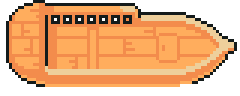
#> input picture assets/tilesets_biome/Boat.png, 80 x 32 px, given in place of ch5.png, which was not available (shown 3 times larger); the run also reads 1 picture not shown here
$ python gen_ch5.py
#> lines starting #> are read from the running program, lines starting #| are printed output that depends on the picture; after the words box and inside, x2 and y2 are one past the last pixel; in counts of white or black regions, pixels touching at a corner belong together
### tools/organic.py
"""Helper bentuk wilayah ORGANIK (tidak persegi) untuk semua generator scene.

Ide: wilayah yang bisa dijalani = area di sekitar "kerangka" (jalan, pad bonfire/checkpoint, arena boss)
yang tepinya dibuat berkelok oleh noise halus, mirip jalur berliku di peta_dunia.png.
Di luar area itu diisi penghalang sesuai biome (air, tebing, dsb.) oleh masing-masing generator.

Dipakai oleh gen_village.py, gen_region.py, gen_ch2.py ... gen_ch5.py.
"""
import numpy as np
from PIL import Image

TILE = 16


def grid(map_w, map_h):
    """Koordinat pusat tiap tile (px): gx, gy berukuran (map_w, map_h)."""
    gx = (np.arange(map_w) * TILE + 8)[:, None] * np.ones((1, map_h))
    gy = (np.arange(map_h) * TILE + 8)[None, :] * np.ones((map_w, 1))
    return gx, gy


def smooth_noise(gx, gy, seed, scales=(420.0, 170.0, 70.0), amps=(1.0, 0.55, 0.3)):
    """Noise halus ~[-1, 1] dari jumlah gelombang sinus berfase acak (tanpa library tambahan)."""
    rng = np.random.RandomState(seed)
    out = np.zeros(gx.shape)
    for sc, amp in zip(scales, amps):
        for _ in range(3):
            ang = rng.uniform(0, 2 * np.pi)
            ph = rng.uniform(0, 2 * np.pi)
            out += amp * np.sin((gx * np.cos(ang) + gy * np.sin(ang)) / sc * 2 * np.pi + ph)
    return out / (sum(amps) * 1.6)


def polyline_samples(points, step=20.0):
    """Titik-titik rapat sepanjang polyline [(x, y), ...] -> array (N, 2)."""
    out = []
    for (x0, y0), (x1, y1) in zip(points[:-1], points[1:]):
        n = max(1, int(np.hypot(x1 - x0, y1 - y0) / step))
        for k in range(n):
            t = k / n
            out.append((x0 + (x1 - x0) * t, y0 + (y1 - y0) * t))
    out.append(tuple(points[-1]))
    return np.array(out, float)


def organic_mask(gx, gy, skeleton, r_base, r_amp, seed):
    """Mask bool (True = bisa dijalani).

    skeleton: list (x, y, r_ekstra); jarak ke tiap titik dikurangi r_ekstra (pad/arena lebih lebar).
    r_base  : lebar dasar dari kerangka (px); r_amp: simpangan noise (px).
    """
    sk = np.array(skeleton, float)
    best = np.full(gx.shape, 1e9)
    for i in range(0, len(sk), 64):
        chunk = sk[i:i + 64]
        d = np.hypot(gx[..., None] - chunk[:, 0], gy[..., None] - chunk[:, 1]) - chunk[:, 2]
        best = np.minimum(best, d.min(axis=-1))
    mask = best <= r_base + r_amp * smooth_noise(gx, gy, seed)
    return remove_specks(mask)


def remove_specks(mask, min_cells=40):
    """Buang pulau kecil (< min_cells tile) supaya tepi tidak berbintik."""
    seen = np.zeros(mask.shape, bool)
    out = mask.copy()
    w, h = mask.shape
    for sx in range(w):
        for sy in range(h):
            if not mask[sx, sy] or seen[sx, sy]:
                continue
            stack, comp = [(sx, sy)], []
            seen[sx, sy] = True
            while stack:
                x, y = stack.pop()
                comp.append((x, y))
                for nx, ny in ((x + 1, y), (x - 1, y), (x, y + 1), (x, y - 1)):
                    if 0 <= nx < w and 0 <= ny < h and mask[nx, ny] and not seen[nx, ny]:
                        seen[nx, ny] = True
                        stack.append((nx, ny))
            if len(comp) < min_cells:
                for x, y in comp:
                    out[x, y] = False
    return out


def erode(mask, n=1):
    """Kikis tepi mask sebanyak n tile (4 arah)."""
    m = mask.copy()
    for _ in range(n):
        p = np.pad(m, 1, constant_values=False)
        m = m & p[:-2, 1:-1] & p[2:, 1:-1] & p[1:-1, :-2] & p[1:-1, 2:]
    return m


def dilate(mask, n=1):
    m = mask.copy()
    for _ in range(n):
        p = np.pad(m, 1, constant_values=False)
        m = m | p[:-2, 1:-1] | p[2:, 1:-1] | p[1:-1, :-2] | p[1:-1, 2:]
    return m


def walkable_at(mask, x, y):
    """True bila titik px (x, y) berada di tile yang bisa dijalani."""
    tx, ty = int(x // TILE), int(y // TILE)
    if 0 <= tx < mask.shape[0] and 0 <= ty < mask.shape[1]:
        return bool(mask[tx, ty])
    return False


def save_preview(path, mask, points=(), scale=2):
    """Gambar pratinjau (hijau = jalan, biru = penghalang, titik merah = objek) untuk dicek mata."""
    w, h = mask.shape
    im = np.zeros((h, w, 3), np.uint8)
    im[...] = (40, 80, 150)
    im[mask.T] = (90, 170, 80)
    for x, y in points:
        tx, ty = int(x // TILE), int(y // TILE)
        if 0 <= tx < w and 0 <= ty < h:
            im[ty, tx] = (230, 40, 40) if mask[tx, ty] else (255, 255, 0)
    Image.fromarray(im).resize((w * scale, h * scale), Image.NEAREST).save(path)


def region_mask(name, map_w, map_h, seed=1, wobble=0.12):
    """Siluet wilayah dari Peta Dunia (tools/region_masks/<name>.png, dibuat extract_regions.py),
    diregangkan ke ukuran scene (map_w x map_h tile). True = daratan wilayah."""
    import os
    path = os.path.join(os.path.dirname(os.path.abspath(__file__)), "region_masks", name + ".png")
    m = np.array(Image.open(path).convert("L")) > 127
    m = ~remove_specks(~m, 60)                           # tutup lubang kecil (bekas label/penanda)
    im = Image.fromarray((m * 255).astype(np.uint8)).resize((map_w, map_h), Image.BICUBIC)
    val = np.array(im).T.astype(float) / 255.0           # (map_w, map_h)
    gx, gy = grid(map_w, map_h)
    val = val + wobble * smooth_noise(gx, gy, seed, scales=(300.0, 120.0, 55.0))
    return remove_specks(val > 0.5)

### tools/gen_village.py
"""Generator Tahap 3: sprite rumah gabungan, TileSet (.tres), dan scene Village.tscn.

Jalankan dari folder proyek:  python tools/gen_village.py
Membuat (menimpa) file berikut:
  assets/props/buildings/house_brown.png, house_green.png   (gabungan dari Walls/Roofs/Props, file BARU)
  assets/props/papan_peta.png                                (papan Peta Dunia buatan sendiri)
  assets/tilesets/world_tileset.tres
  scenes/world/Village.tscn
File aset asli tidak diubah. Setelah scene dibuat, rapikan manual di editor Godot.
"""
import os
import random
import struct
import sys
from collections import deque

import numpy as np
from PIL import Image

ROOT = os.path.dirname(os.path.dirname(os.path.abspath(__file__)))
A = os.path.join(ROOT, "assets")
TILE = 16
MAP_W, MAP_H = 50, 40  # dalam tile -> 800 x 640 px (desa awal kecil di tepi pantai)


def img(rel):
    return Image.open(os.path.join(A, rel)).convert("RGBA")


def components(im, grow=1, min_n=20):
    """Kotak pembatas komponen piksel yang terhubung (alpha > 0)."""
    a = np.array(im)[:, :, 3] > 0
    h, w = a.shape
    seen = np.zeros_like(a)
    out = []
    for y in range(h):
        for x in range(w):
            if a[y, x] and not seen[y, x]:
                q = deque([(y, x)])
                seen[y, x] = 1
                x0 = x1 = x
                y0 = y1 = y
                n = 0
                while q:
                    cy, cx = q.popleft()
                    n += 1
                    x0, x1, y0, y1 = min(x0, cx), max(x1, cx), min(y0, cy), max(y1, cy)
                    for dy in range(-grow, grow + 1):
                        for dx in range(-grow, grow + 1):
                            ny, nx = cy + dy, cx + dx
                            if 0 <= ny < h and 0 <= nx < w and a[ny, nx] and not seen[ny, nx]:
                                seen[ny, nx] = 1
                                q.append((ny, nx))
                if n > min_n:
                    out.append((x0, y0, x1 + 1, y1 + 1))
    return out


# ------------------------------------------------------------------ 1. Sprite rumah

# [82 lines left out: functions make_house, make_board, opaque_tiles, blue_tiles, not called in this run]


SOURCES = [  # (id, file, solid/collision)
    (0, "tilesets/Floors_Tiles.png", False),
    (1, "tilesets/Water_tiles.png", True),
    (2, "tilesets/Wall_Tiles.png", True),
    (3, "tilesets/Wall_Variations.png", True),
]
SQUARE = "PackedVector2Array(-8, -8, 8, -8, 8, 8, -8, 8)"


# [26 lines left out: function make_tileset, not called in this run]


def encode_cells(cells):
    """Format tile_map_data TileMapLayer: header 2 byte + 12 byte/sel (x,y,source,ax,ay,alt)."""
    data = bytearray(struct.pack("<H", 0))
    for x, y, src, ax, ay in cells:
        data += struct.pack("<hhHHHH", x, y, src, ax, ay, 0)
    return "PackedByteArray(" + ", ".join(str(b) for b in data) + ")"


# ------------------------------------------------------------------ 3. Scene builder

class Scene:
    def __init__(self):
        self.ext = {}   # path -> id
        self.sub = []   # (id, teks)
        self.nodes = []
        self._n = 0

    def ext_res(self, res_type, path):
        if path not in self.ext:
            self.ext[path] = (f"ext_{len(self.ext)}", res_type)
        return self.ext[path][0]

    def add_sub(self, kind, body):
        self._n += 1
        sid = f"sub_{self._n}"
        self.sub.append(f"[sub_resource type=\"{kind}\" id=\"{sid}\"]\n{body}\n")
        return sid

    def rect_shape(self, w, h):
        return self.add_sub("RectangleShape2D", f"size = Vector2({w}, {h})")

    def circle_shape(self, r):
        return self.add_sub("CircleShape2D", f"radius = {r}")

    def node(self, name, kind, parent=None, **props):
        head = f"[node name=\"{name}\" type=\"{kind}\""
        if parent is not None:
            head += f" parent=\"{parent}\""
        if "instance" in props:
            head = f"[node name=\"{name}\" parent=\"{parent}\" instance=ExtResource(\"{props.pop('instance')}\")"
        out = [head + "]"]
        for k, v in props.items():
            out.append(f"{k} = {v}")
        self.nodes.append("\n".join(out) + "\n")

    def render(self):
        steps = 1 + len(self.ext) + len(self.sub)
        head = [f"[gd_scene load_steps={steps} format=3]\n"]
        for path, (eid, typ) in self.ext.items():
            head.append(f"[ext_resource type=\"{typ}\" path=\"{path}\" id=\"{eid}\"]")
        head.append("")
        return "\n".join(head) + "\n" + "\n".join(self.sub) + "\n" + "\n".join(self.nodes)


def v2(x, y):
    return f"Vector2({x}, {y})"


# [144 lines left out: function build_village, not called in this run]


# [4 lines that do not run on import are left out]

### tools/gen_ch5.py
"""Generator Tahap 10: scene Ch5_PohonDunia.tscn (hutan ajaib ungu/merah muda, pohon raksasa di tengah).

Jalankan dari folder proyek:  python tools/gen_magic_tileset.py && python tools/gen_ch5.py
Berbeda dari Ch1-Ch4 (koridor horizontal), tata letak Ch5 meniru struktur TREE:
  - Peta 3200 x 2400 px, Pohon Dunia raksasa di tengah.
  - Akar (root) di selatan: titik mulai + Tedy + Bonfire 1 + Checkpoint 1 di pangkal batang.
  - Jalan bercabang dua (kiri = barisan skeleton, kanan = barisan orc) yang melingkari pohon dan
    bertemu lagi di utara.
  - Tiap cabang punya ranting buntu (leaf) berisi peti/musuh kuat; ranting kanan atas berisi batu puzzle
    (TreeMaze, Quest Tengah), jadi pemain HARUS menjelajah sampai ke "daun".
  - Bonfire 2 di pertemuan cabang, lalu gerbang boss, lalu arena King Subiyan di puncak.
  - Wilayah terakhir: tidak ada jalan keluar ke depan (hanya kembali ke Gua Rantai).
"""
import math
import os
import random
import sys

import numpy as np
from PIL import Image

sys.path.insert(0, os.path.dirname(os.path.abspath(__file__)))
from gen_village import ROOT, TILE, Scene, components, encode_cells, img, v2  # noqa: E402
import organic  # noqa: E402

MAP_W, MAP_H = 200, 150   # tile -> 3200 x 2400 px
PX_W, PX_H = MAP_W * TILE, MAP_H * TILE
ROAD_HALF = 24            # setengah lebar jalan
CX = PX_W // 2            # sumbu simetri (jalan kiri/kanan saling mencerminkan)


def mirror(pts):
    return [(PX_W - x, y) for x, y in pts]


def catmull(pts, step=8.0):
    """Titik-titik halus (Catmull-Rom) sepanjang polyline, jarak antar titik ~step px."""
    p = [pts[0]] + list(pts) + [pts[-1]]
    out = []
    for i in range(1, len(p) - 2):
        p0, p1, p2, p3 = [np.array(q, float) for q in p[i - 1:i + 3]]
        n = max(2, int(np.linalg.norm(p2 - p1) / step))
        for k in range(n):
            t = k / n
            out.append(0.5 * ((2 * p1) + (-p0 + p2) * t + (2 * p0 - 5 * p1 + 4 * p2 - p3) * t * t + (-p0 + 3 * p1 - 3 * p2 + p3) * t ** 3))
    out.append(np.array(pts[-1], float))
    return np.array(out)


# ---- jalan (titik kontrol)
TRUNK = [(1600, 2330), (1600, 2150), (1600, 1800)]
LEFT_MAIN = [(1600, 1800), (1350, 1780), (1050, 1620), (830, 1350), (800, 1100), (900, 850), (1200, 690), (1600, 620)]
LEFT_LEAF1 = [(800, 1100), (600, 1070), (380, 1000)]          # ranting kiri tengah
LEFT_LEAF2 = [(1050, 1620), (880, 1830), (700, 2050)]         # ranting kiri bawah
FINAL = [(1600, 620), (1600, 420)]
PATHS = {"trunk": TRUNK, "left": LEFT_MAIN, "right": mirror(LEFT_MAIN), "leaf_l1": LEFT_LEAF1, "leaf_l2": LEFT_LEAF2,
         "leaf_r1": mirror(LEFT_LEAF1), "leaf_r2": mirror(LEFT_LEAF2), "final": FINAL}
SAMPLED = {k: catmull(v) for k, v in PATHS.items()}
ALL_ROAD = np.vstack(list(SAMPLED.values()))


def at(name, frac, off=0.0):
    """Titik pada jalan `name` di pecahan panjang `frac` (0..1), digeser `off` px tegak lurus."""
    pts = SAMPLED[name]
    seg = np.linalg.norm(np.diff(pts, axis=0), axis=1)
    cum = np.concatenate([[0], np.cumsum(seg)])
    i = min(int(np.searchsorted(cum, frac * cum[-1])), len(pts) - 2)
    d = pts[i + 1] - pts[i]
    d = d / (np.linalg.norm(d) or 1)
    p = pts[i] + np.array([-d[1], d[0]]) * off
    return (round(float(p[0])), round(float(p[1])))


def build_ch5(extra=()):
    rng = random.Random(505)
    sc = Scene()
    recorded = []
    tileset = sc.ext_res("TileSet", "res://assets/tilesets/magic_tileset.tres")
    script = sc.ext_res("Script", "res://scripts/world/Region.gd")
    player_scene = sc.ext_res("PackedScene", "res://scenes/entities/Player.tscn")
    boss_scene = sc.ext_res("PackedScene", "res://scenes/entities/BossKing.tscn")
    enemy_scene = sc.ext_res("PackedScene", "res://scenes/entities/Enemy.tscn")
    chest_scene = sc.ext_res("PackedScene", "res://scenes/entities/Chest.tscn")
    npc_scene = sc.ext_res("PackedScene", "res://scenes/entities/NPC.tscn")
    bonfire_scene = sc.ext_res("PackedScene", "res://scenes/entities/Bonfire.tscn")
    checkpoint_scene = sc.ext_res("PackedScene", "res://scenes/entities/Checkpoint.tscn")
    gate_scene = sc.ext_res("PackedScene", "res://scenes/world/RegionGate.tscn")
    exit_scene = sc.ext_res("PackedScene", "res://scenes/world/RegionExit.tscn")
    station_scene = sc.ext_res("PackedScene", "res://scenes/puzzles/PuzzleStation.tscn")
    puzzle_scene = sc.ext_res("PackedScene", "res://scenes/puzzles/TreeMaze.tscn")
    collect = {n: sc.ext_res("PackedScene", f"res://scenes/entities/{n}.tscn") for n in ("Herb", "GoldCoin", "Potion", "Ore")}

    pts = {
        "start": (1600, 2290), "exit_west": (1500, 2350), "tedy": (1690, 2250),
        "bonfire1": (1510, 2200), "cp1": (1600, 1800), "station": at("leaf_r1", 1.0),
        "bonfire2": (1470, 700), "gate": (1600, 560), "cp2": (1600, 470), "boss": (1600, 300),
    }
    gate_y = pts["gate"][1]
    arena = (1100, 60, 2100, gate_y)   # kotak arena puncak (x0, y0, x1, y1)
    giant = (1600, 1250)               # Pohon Dunia raksasa
    pools = [(1250, 1000, 60), (1950, 1500, 60), (1300, 2000, 55), (2000, 2050, 55), (1400, 1450, 45)]   # kolam ungu
    pads = [pts[k] for k in ("start", "bonfire1", "cp1", "bonfire2", "cp2", "tedy")] + [pts["station"], at("leaf_l1", 1.0),
                                                                                       at("leaf_l2", 1.0), at("leaf_r2", 1.0)]

    # ------------------------------------------------------------ tile (vektor numpy agar cepat)
    gx = (np.arange(MAP_W) * TILE + 8)[:, None] * np.ones((1, MAP_H))
    gy = (np.arange(MAP_H) * TILE + 8)[None, :] * np.ones((MAP_W, 1))
    d_road = np.full((MAP_W, MAP_H), 1e9)
    for p in ALL_ROAD:
        d_road = np.minimum(d_road, np.hypot(gx - p[0], gy - p[1]))
    d_pad = np.full((MAP_W, MAP_H), 1e9)
    for px, py in pads:
        d_pad = np.minimum(d_pad, np.hypot(gx - px, gy - py))
    d_boss = np.hypot(gx - pts["boss"][0], gy - pts["boss"][1])
    in_pool = np.zeros((MAP_W, MAP_H), bool)
    for px, py, r in pools:
        in_pool |= np.hypot(gx - px, gy - py) <= r
    in_pool &= d_road > 60
    # bentuk organik: hutan ajaib berkelok di sekitar akar-cabang-ranting, lapangan Pohon Dunia, dan arena puncak;
    # di luarnya "air ungu" (padat) seperti jurang di Peta Dunia
    skeleton = [(p[0], p[1], 0) for p in ALL_ROAD[::2]] + [(px, py, 80) for px, py in pads]
    skeleton += [(giant[0], giant[1], 260), (pts["boss"][0], pts["boss"][1], 270), (pts["gate"][0], pts["gate"][1], 60)]
    skeleton += [(x, y, 0) for x, y in organic.polyline_samples([(1600, 620), (1600, 300)], 20)]
    skeleton += [(x, y, 40) for x, y in extra]
    core = organic.organic_mask(gx, gy, skeleton, r_base=165, r_amp=60, seed=55)           # cabang pohon
    sil = organic.region_mask("ch5", MAP_W, MAP_H, seed=56)                                  # siluet Peta Dunia
#> call 2 of remove_specks, with min_cells = 60
#> after the loop in remove_specks (call 2), `for sx in range(w):`:
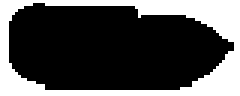
#> out: shape (32, 80) bool (shown 3 times larger); 31.1% white; 1 white region, box (x1, y1, x2, y2) and area: (0, 0, 80, 32) 795
#> call 2 of smooth_noise, with seed = 56, scales = (300, 120, 55), amps = (1, 0.55, 0.3)
#> after the loop in smooth_noise (call 2), `for sc, amp in zip(scales, amps):`:
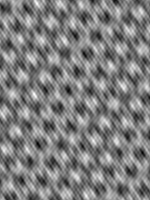
#> out: shape (200, 150) float64; min -4.86, max 4.9, mean 0.00465; drawn with min black and max white
    mask = (organic.dilate(core, 6) & sil) | organic.organic_mask(gx, gy, skeleton, r_base=80, r_amp=15, seed=57)
#> after the loop in dilate, `for _ in range(n):`:
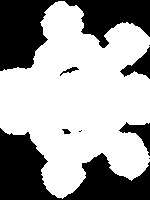
#> m: shape (200, 150) bool; 63% white; 9 black regions (3 under 20 px), largest, box (x1, y1, x2, y2) and area: (0, 128, 150, 200) 5120, (0, 0, 150, 71) 5096, (120, 47, 150, 79) 406, (119, 122, 150, 156) 383, (60, 67, 79, 76) 55, (62, 129, 71, 134) 31
#> call 2 of organic_mask, with r_base = 80, r_amp = 15, seed = 57
#> in organic_mask (call 2), `sk = np.array(skeleton, float)`: sk = 472 rows, first 8: [1600, 2330, 0], [1600, 2321, 0], [1600, 2310.5, 0], [1600, 2298.5, 0], [1600, 2285, 0], [1600, 2269.9, 0], [1600, 2253.5, 0], [1600, 2235.5, 0]
#> the loop in organic_mask (call 2), `for i in range(0, len(sk), 64):` made 8 passes
#> i on passes 2 to 8: 64, 128, 192, 256, 320, 384, 448
#> pass 1, in organic_mask (call 2), `best = np.minimum(best, d.min(axis=-1))`:
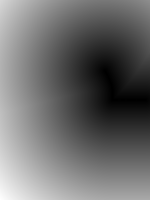
#> best: shape (200, 150) float64; min 1.07, max 2397, mean 1033.1; drawn with min black and max white
#> after the loop in organic_mask (call 2), `for i in range(0, len(sk), 64):`:
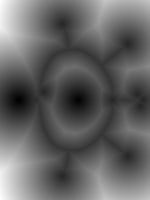
#> best: shape (200, 150) float64; min -261.1, max 981.8, mean 232.8; drawn with min black and max white
#> call 3 of smooth_noise, with seed = 57, scales = (420, 170, 70), amps = (1, 0.55, 0.3)
#> after the loop in smooth_noise (call 3), `for sc, amp in zip(scales, amps):`:
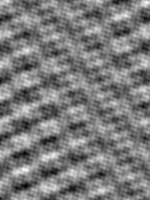
#> out: shape (200, 150) float64; min -4.61, max 4.89, mean 5.12e-05; drawn with min black and max white
#> mask: shape (200, 150) bool; 56.8% white; 5 black regions (1 under 20 px), largest, box (x1, y1, x2, y2) and area: (0, 110, 150, 200) 6718, (0, 0, 150, 92) 6163, (60, 67, 79, 76) 55, (62, 129, 71, 134) 31
    walk = lambda x, y: organic.walkable_at(mask, x, y)   # noqa: E731
    inner = organic.erode(mask, 3)
#> the loop in erode, `for _ in range(n):` made 3 passes
#> pass 1, in erode, `m = m & p[:-2, 1:-1] & p[2:, 1:-1] & p[1:-1, :-2] & p[1:-1, 2:]`:
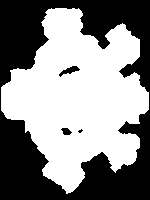
#> m: shape (200, 150) bool; 54.3% white; 4 black regions (1 under 20 px), largest, box (x1, y1, x2, y2) and area: (0, 0, 150, 200) 13553, (59, 66, 80, 77) 96, (61, 128, 72, 135) 53
    ground = []
    for tx in range(MAP_W):
        for ty in range(MAP_H):
            if in_pool[tx, ty] or not mask[tx, ty]:
                idx = 6
            elif d_boss[tx, ty] <= 210:
                idx = 5
            elif d_road[tx, ty] <= ROAD_HALF or d_pad[tx, ty] <= 44:
                idx = 3 if rng.random() < 0.75 else 4
            else:
                idx = 0 if rng.random() < 0.85 else rng.choice([1, 2])
            ground.append((tx, ty, 0, idx, 0))
#> (the rest of the program and of its run is left out)
